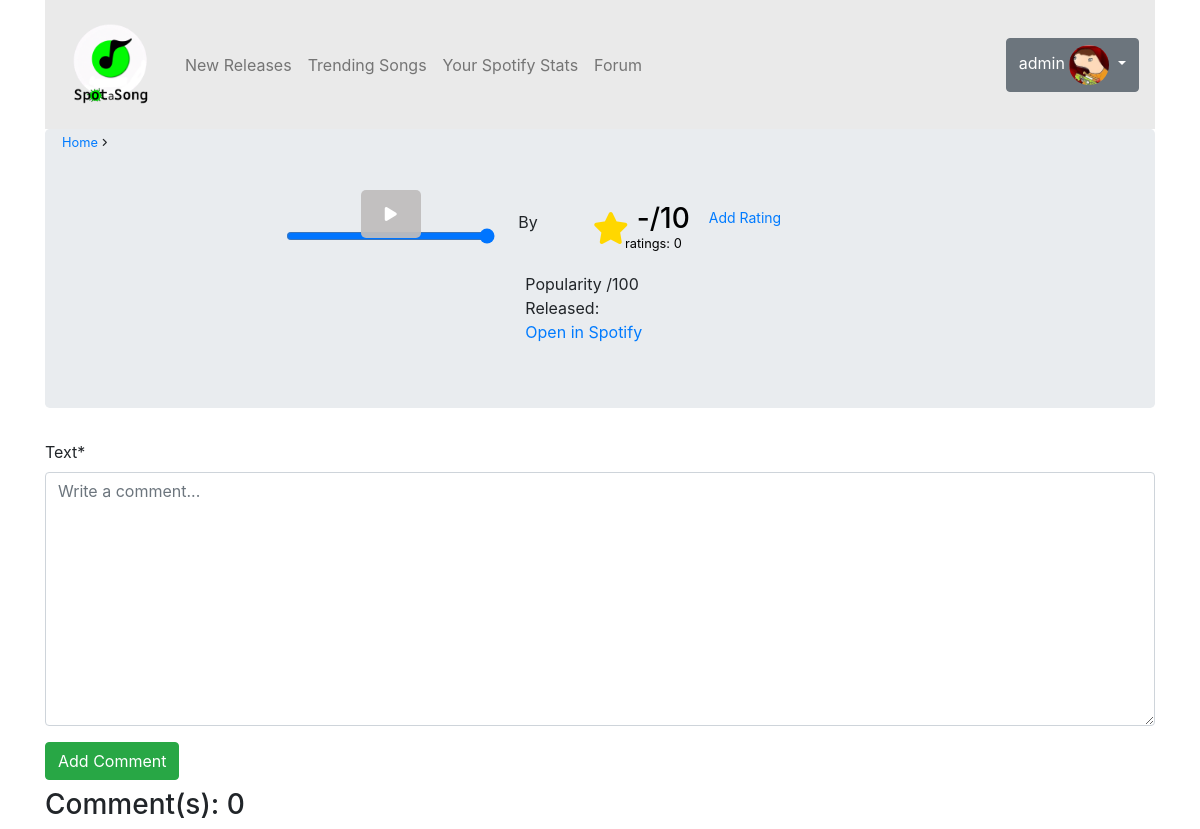
Page /songs/1/ (signed in) on the committed database.
### accounts/models.py (models this page shows, shortened)
class CustomUser(AbstractUser):
    age = models.PositiveIntegerField(null=True, blank=True)

class UserProfile(models.Model):
    user = models.OneToOneField(CustomUser, on_delete=models.CASCADE)
    profile_picture = models.ImageField(default='default.jpg',upload_to='profile_pictures')
    bio = models.TextField(max_length=1500, blank=True)

### main/views.py (the view, shortened to what this page needs)
# urls.py: path('songs/<str:song_id>/', views.song_detail, name='songdetail'),
def song_detail(request, song_id):
    sp = authentication()
    referer_url = request.META.get('HTTP_REFERER')
    referer_name = ""
    uri = 'spotify:track:' + song_id
    try:
        songinfo = sp.track(uri)
        comments = Comment.objects.filter(song_id=song_id).order_by('-created_at')
        comment_count = comments.count()
        ratings = Review.objects.filter(song_id=song_id)
        if ratings.exists():
            average_rating = round(ratings.aggregate(Avg('rating'))['rating__avg'], 1)
        else:
            average_rating = "-"
        rating_count = ratings.count()
        form = CommentForm()
        editform = CommentForm()
        replyform = ReplyForm()
        editreplyform = EditReplyForm()
        if request.user.is_authenticated:
            user_review = Review.objects.filter(user=request.user, song_id=song_id).first()
        else:
            user_review = None
        return render(request, 'songdetail.html', {'songinfo': songinfo, 'form': form, 'comments': comments,
                                                'comment_count': comment_count, 'editform': editform, 'replyform': replyform,
                                                'editreplyform': editreplyform, 'average_rating': average_rating,
                                                    'rating_count':rating_count,'refererurl': referer_url, 'referername': referer_name, 'user_review': user_review})
    except SpotifyException as e:
        invalid_id = "Invalid Song id... Nothing to display "
        return render(request, 'songdetail.html', {"invalid_id": invalid_id,'songinfo': "", 'form': "", 'comments': "",
                                                'comment_count': "", 'editform': "", 'replyform': "",
                                                'editreplyform': "", 'average_rating': "",
                                                    'rating_count':"",'refererurl': "", 'referername': "", 'user_review': ""})

### main/forms.py
class CommentForm(forms.ModelForm):
    class Meta:
        model = Comment
        fields = ['text']
        widgets = {
            'text': forms.Textarea(attrs={'class': 'form-control', 'placeholder': 'Write a comment...'})
        }

class ReplyForm(forms.ModelForm):
    parent_comment_id = forms.IntegerField(widget=forms.HiddenInput())
    class Meta:
        model = CommentReply
        fields = ['text']
        widgets = {
            'text': forms.Textarea(attrs={'class': 'form-control', 'placeholder': 'Write a reply...'})
        }

### main/views.py (called while the page is built)
def authentication():
    sp = spotipy.Spotify(auth_manager=SpotifyClientCredentials(client_id=settings.SPOTIPY_CLIENT_ID,
                                                           client_secret=settings.SPOTIPY_CLIENT_SECRET))
    return sp

### main/templates/songdetail.html (shortened to what this page needs)
{% extends "base.html" %}
{% load static %}
{% load crispy_forms_tags %}
{% block content %}
<div class="container">
    {% if invalid_id %}
        {{invalid_id}}
    {% else %}
        <div class="jumbotron">
            <div id="links" class="row">
                <small style="width: auto;" class="">
                    <a href="{% url 'main:home' %}">Home</a>
                </small>
            </div>
            <div id="track detail" class="row">
                <div class="col-sm-5 text-sm-right">
                    <div id="imgcontainer">
                        <div class="play-button-container">
                            <button id="play-pause-button" class="btn btn-link">
                                <i id="play-pause-icon" class="fas fa-play"></i>
                            </button>
                        </div>
                    </div>
                    <div id="slider">
                    </div>
                </div>
                <div class="col-lg-7">
                    <div id="trackDetailInfo">
                        <div class="row">
                            <div>
                                <p id="artist" class="pl-2">By {{songinfo.artists.0.name}}</p>
                            </div>
                            <a id="ratingbtn" href="{% url 'main:rating_stats' songinfo.id %}" class="btn btn-outline-dark">
                            <div class="row">
                                <i id="staricon" class="fa fa-star fa-2x pr-2"></i>
                                <div class="rating">
                                <h3 id="avg_rating">{{average_rating}}/10</h3>
                                <small><p id="rating_count">ratings: {{rating_count}}</p></small>
                                </div>
                            </div>
                            </a>
                            <div id="add_review">
                                {% if user.is_authenticated %}
                                <button id="addReview" type="button" class="btn btn-link btn-sm" data-toggle="modal" data-target="#addReview{{songinfo.id}}" onclick="setInitialRating()">
                                    Add Rating
                                </button>
                                {% else %}
                                Login to add review
                                {% endif %}
                            </div>
                        </div>
                        <li>Popularity {{songinfo.popularity}}/100</li>
                        <li>Released: {{songinfo.album.release_date}}</li>
                        <li><a href="{{songinfo.external_urls.spotify}}">Open in Spotify</a></li>
                    </div>
                </div>
            </div>
        </div>
        {% if user.is_authenticated %}
        <form method="post">
                {{form | crispy}}
                <button type="submit" name="addComment" class="btn btn-success">Add Comment</button>
        </form>
        {% else %}
        <h2 >Login or Signup to add comment...</h2>
        {% endif %}
        <h3 class="pt-2">Comment(s): {{comment_count}}</h3>
    {% endif%}
</div>
{% endblock %}

### main/templates/navbar.html (shortened to what this page needs)
{% load static %}
<div class="container">
  <nav class="navbar navbar-expand-lg navbar-light" style="background-color: #eaeaea;">
    <div class="collapse navbar-collapse" id="navbarTogglerDemo01">
      <a class="pt-2 navbar-brand" href="{% url 'main:home' %}">
        <img src="{% static '\images\DALL·E 2023-04-06 12.51.07 - Create a copytright free logo using this website name_ Spot-a-Song. Use grayscale colors with greenscale (1).png' %}" width="100" height="100" alt="">
      </a>
      <ul class="navbar-nav mr-auto mt-2 mt-lg-0">
        <li class="nav-item">
          <a class="nav-link" href="{% url 'main:new_releases' %}">New Releases</a>
        </li>
        <li class="nav-item">
          <a class="nav-link" href="{% url 'main:trendingSongs' %}">Trending Songs</a>
        </li>
        <li class="nav-item">
          <a class="nav-link" href="{% url 'accounts:spotify_authorize' %}">Your Spotify Stats</a>
        </li>
        <li class="nav-item">
          <a class="nav-link" href="{% url 'forum:forumtopics' %}">Forum</a>
        </li>
      </ul>
      {% if user.is_authenticated %}
      <div class="dropdown justify-content-right">
        <button class="btn btn-secondary dropdown-toggle" type="button" id="dropdownMenuButton" data-toggle="dropdown" aria-haspopup="true" aria-expanded="false">
          {{ user.username }}
          <img class="rounded-circle" id="imageprofile" src="{{ user.userprofile.profile_picture.url }}"></a>
        </button>
      </div>
      {% else %}
      <div class="justify-content-right">
        <a href="{% url 'accounts:signin' %}">SignIn</a>
        |
        <a href="{% url 'accounts:signup' %}">SignUp</a>
      </div>
      {% endif %}
    </div>
 </nav>
</div>

### static/css/style.css (style rules this page uses)
#imageprofile { max-width: 40px; max-height: 40px; }
#links { margin-top: -60px; padding-bottom: 50px; }
#imgcontainer { position: relative; width: 50%; display: inline-block; }
#imgcontainer #play-pause-button { position: absolute; top: 50%; left: 50%; transform: translate(-50%, -50%); -ms-transform: translate(-50%, -50%); background-color: #c0bdbdee; color: white; font-size: 16px; padding: 12px 24px; border: none; cursor: pointer; border-radius: 5px; }
#trackDetailInfo li { list-style-type: none }
#rating_count { margin-left: -20px; }
#avg_rating { margin-bottom: -5px; }
#staricon { margin-top: 10px; color: gold; }
#add_review { padding-left: 0px; }
#artist { padding-left: 10px; }
#ratingbtn { padding: 0px; padding-right: 20px; padding-left: 20px; margin: 0px; margin-left: 50px; border:0; border-color: #00000034; height: 90%; line-height: 25px; color: black; }
@media (max-width: 1200px) { #add_review { padding-left: 5px; } }

### rows in the picture
CustomUser: username "admin", userprofile.profile_picture (picture)

### other values in the picture
{{ average_rating }} "-"
{{ rating_count }} "0"
{{ comment_count }} "0"
